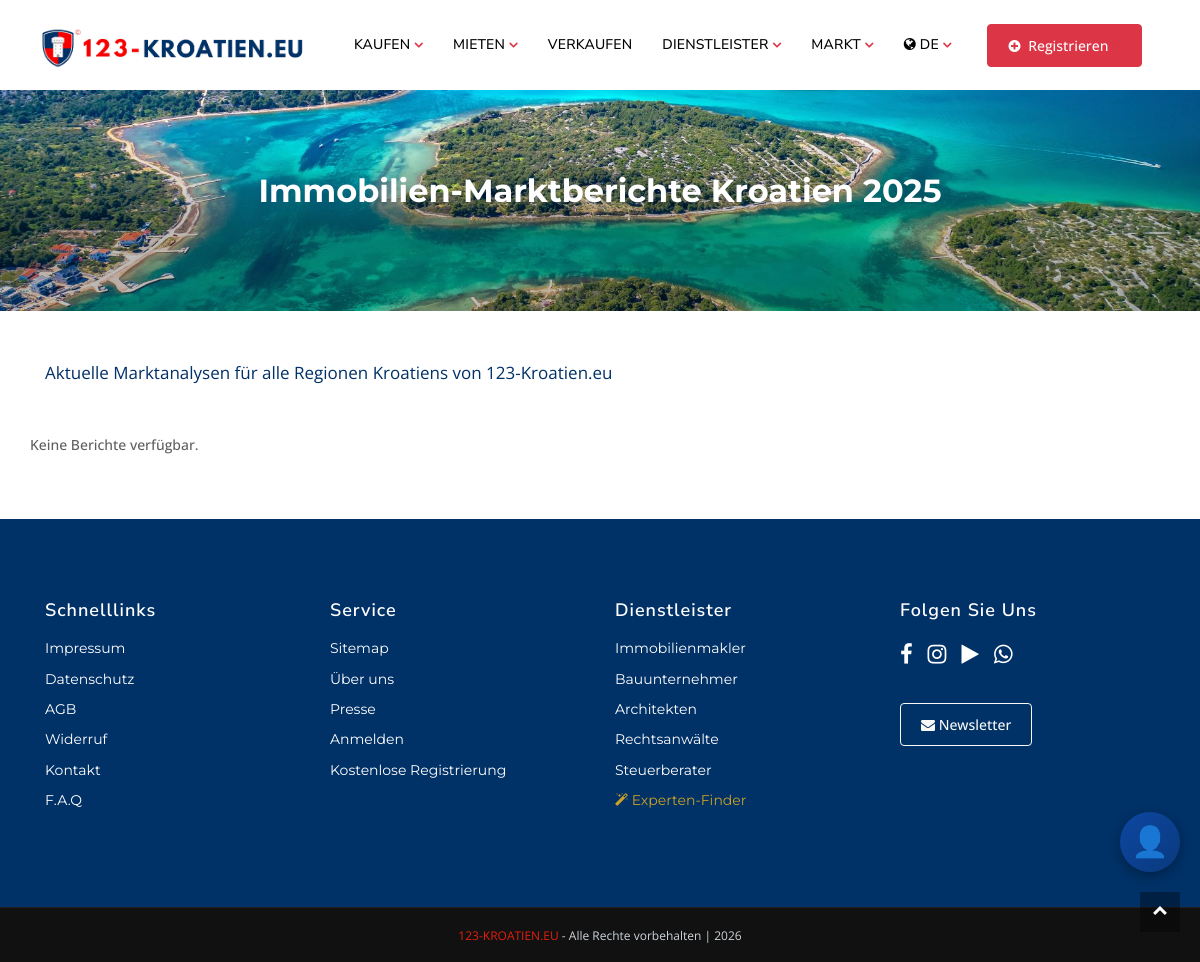
The app's page /ge/kroatien/marktberichte/ with its own data.
### pages/models.py (models this page shows)
class Translation(models.Model):
    PAGES = (
        ('home', 'home'),
        ('about', 'about'),
        ('listings', 'listings'),
        ('property details', 'property details'),
        ('blog', 'blog'),
        ('blog details', 'blog details'),
        ('contact', 'contact'),
        ('privacy', 'privacy'),
        ('navbar', 'navbar'),
        ('add-property', 'add-property'),
        ('profile', 'profile'),
        ('footer', 'footer'),
        ('login', 'login'),
        ('signup', 'signup'),
        ('faq', 'faq'),
        ('forget-password', 'forget-password'),
        ('reset-password', 'reset-password')
    )
    name = models.CharField(max_length=255, unique=True)
    page = models.CharField(max_length=50, choices=PAGES)
    english_content = models.TextField(blank=True)
    german_content = models.TextField(blank=True)
    french_content = models.TextField(blank=True)
    greek_content = models.TextField(blank=True)
    croatian_content = models.TextField(blank=True)
    polish_content = models.TextField(blank=True)
    czech_content = models.TextField(blank=True)
    russian_content = models.TextField(blank=True)
    swedish_content = models.TextField(blank=True)
    norway_content = models.TextField(blank=True)
    slovak_content = models.TextField(blank=True)
    dutch_content = models.TextField(blank=True)
    class Meta:
        ordering = ['name']

### main/content_views.py (the view)
# urls.py: path('kroatien/marktberichte/', content_views.market_report_list, {'country': 'kroatien'}, name='market_reports_ge'),
def market_report_list(request, country):
    lang = get_lang_from_request(request, country)
    reports = get_market_reports(lang)
    country_name = COUNTRY_NAMES.get(lang, 'kroatien')
    trans = TRANSLATIONS.get(lang, TRANSLATIONS['ge'])
    url_paths = URL_PATHS.get(lang, URL_PATHS['ge'])
    return render(request, 'main/market_report_list.html', {
        'reports': reports,
        'country_name': country_name,
        'lang': lang,
        'trans': trans,
        'url_paths': url_paths
    })

### main/content_views.py (called while the page is built)
def get_lang_from_request(request, country):
    session_lang = request.session.get('site_language')
    if session_lang:
        return session_lang
    lang = COUNTRY_TO_LANG.get(country)
    if lang:
        return lang
    return 'ge'

def get_market_reports(lang='ge'):
    base_path = os.path.dirname(os.path.abspath(__file__))
    reports_dir = os.path.join(base_path, 'market_reports_data')
    reports = []
    if not os.path.exists(reports_dir):
        return reports
    for filename in os.listdir(reports_dir):
        if filename.endswith(f'_{lang}.json'):
            filepath = os.path.join(reports_dir, filename)
            with open(filepath, 'r', encoding='utf-8') as f:
                data = json.load(f)
                reports.append(data)
    return sorted(reports, key=lambda x: x.get('region_name', ''))

### main/context_processors.py (called while the page is built)
def set_language(request):
    lang = request.session.get('site_language', 'ge')
    activate(lang)
    return {'language': lang}

### templates/main/market_report_list.html
{% extends 'include/base.html' %}
{% load static %}
{% block body %}
<div class="faqHeaderBg bg-theme-overlay">
  <section class="section__breadcrumb">
    <div class="container">
      <div class="row d-flex justify-content-center">
        <div class="col-md-8 text-center">
          <h1 class="text-white" style="font-weight: bold; font-size: 2rem">
            {{ trans.title }}
          </h1>
        </div>
      </div>
    </div>
  </section>
</div>
<section class="bg-white py-5">
  <div class="container">
    <p class="lead mb-5" style="color: #003167;">{{ trans.subtitle }}</p>
    <div class="row">
      {% for report in reports %}
      <div class="col-md-4 mb-4">
        <div class="card h-100" style="border-color: #003167;">
          <div class="card-body">
            <h5 class="card-title" style="color: #003167;">{{ report.region_name }}</h5>
            <p class="card-text text-muted">{{ trans.report_label }} {{ report.year }}</p>
            <a href="/{{ lang }}/{{ country_name }}/{{ url_paths.report }}/{{ report.region }}-{{ report.year }}/" class="btn" style="background-color: #c41e3a; color: white;">
              {{ trans.read_more }}
            </a>
          </div>
        </div>
      </div>
      {% empty %}
      <p>Keine Berichte verfügbar.</p>
      {% endfor %}
    </div>
  </div>
</section>
{% endblock %}

### templates/include/base.html (shortened to what this page needs)
<!DOCTYPE html>
{% load static %}
{% load i18n %}
<html>
<head>
    <link href="{% static 'css/styles.css' %}" rel="stylesheet" type="text/css">
    <link href="{% static 'css/custom.css' %}" rel="stylesheet" type="text/css">
    <link rel="stylesheet" href="https://cdnjs.cloudflare.com/ajax/libs/font-awesome/4.7.0/css/font-awesome.min.css">
</head>
<body>
        <nav class="navbar navbar-nav navbar-hover navbar-expand-lg navbar-soft">
            <div class="container">
                <a class="navbar-brand" href="/">
                    <img src="{% static 'images/logo-black2.png' %}" alt="logo" class="img-fluid" style="width: 270px;">
                </a>
                <div class="collapse navbar-collapse" id="main_nav99">
                    <ul class="navbar-nav mx-auto">
                        <li class="nav-item dropdown">
                            <a class="nav-link active dropdown-toggle" href="" data-toggle="dropdown">{{ nav_buy }}</a>
                        </li>
                        <li class="nav-item dropdown">
                            <a class="nav-link active dropdown-toggle" href="" data-toggle="dropdown">{{ nav_rent }}</a>
                        </li>
                        <li class="nav-item">
                            <a class="nav-link active" href="{% url 'main:owner' %}">{{ nav_sell }}</a>
                        </li>
                        <li class="nav-item dropdown">
                            <a class="nav-link active dropdown-toggle" href="#" data-toggle="dropdown">{{ nav_services }}</a>
                        </li>
                        <li class="nav-item dropdown">
                            <a class="nav-link active dropdown-toggle" href="#" data-toggle="dropdown">{{ nav_market }}</a>
                        </li>
                        <li class="nav-item dropdown">
                            <a class="nav-link dropdown-toggle" href="#" data-toggle="dropdown">
                                <i class="fa fa-globe"></i> {% if language == 'ge' %}DE{% elif language == 'en' %}EN{% elif language == 'hr' %}HR{% elif language == 'fr' %}FR{% elif language == 'pl' %}PL{% elif language == 'cz' %}CZ{% elif language == 'ru' %}RU{% elif language == 'gr' %}GR{% elif language == 'sw' %}SW{% elif language == 'no' %}NO{% elif language == 'sk' %}SK{% elif language == 'nl' %}NL{% else %}DE{% endif %}
                            </a>
                        </li>
                    </ul>
                    <ul class="navbar-nav">
                        <li class="nav-item dropdown">
                            <a href="#" class="btn btn-danger text-capitalize dropdown-toggle" data-toggle="dropdown">
                                <i class="fa fa-plus-circle mr-1"></i> {{ nav_register_service }}
                            </a>
                        </li>
                    </ul>
                </div>
            </div>
        </nav>
        {% block body %}
        {% endblock body%}
        {% include 'include/footer.html' %}
        <a href="javascript:" id="return-to-top"><i class="fa fa-chevron-up"></i></a>
        {% include "chatbot_widget.html" %}
    </body>
</html>

### templates/include/footer.html
{% load static %}
<footer>
    <div class="myFooterBg wrapper__footer">
        <div class="container">
            <div class="row">
                <div class="col-md-3">
                    <div class="widget__footer">
                        <h4 class="footer-title">{{Quick_Links}}</h4>
                        <ul class="list-unstyled footer-links">
                            <li><a href="{% url 'main:imprint' %}" class="text-white">{{Imprint}}</a></li>
                            <li><a href="{% url 'main:data-protection' %}" class="text-white">{{PrivacyPolicy}}</a></li>
                            <li><a href="{% url 'main:agb' %}" class="text-white">{{TermsConditions}}</a></li>
                            <li><a href="{% url 'main:cancellation-policy' %}" class="text-white">{{Withdrawal}}</a></li>
                            <li><a href="{% url 'main:contact' %}" class="text-white">{{Contact}}</a></li>
                            <li><a href="{% url 'main:faq' %}" class="text-white">{{nav_faq}}</a></li>
                        </ul>
                    </div>
                </div>
                <div class="col-md-3">
                    <div class="widget__footer">
                        <h4 class="footer-title">{{Service}}</h4>
                        <ul class="list-unstyled footer-links">
                            <li><a href="#" class="text-white">{{Sitemap}}</a></li>
                            <li><a href="{% url 'main:about' %}" class="text-white">{{ nav_about }}</a></li>
                            <li><a href="{% url 'main:blog-single-1' %}" class="text-white">{{Press}}</a></li>
                            {% if user.is_authenticated %}
                            <li><a href="#" class="text-white"><i class="fa fa-user"></i> {{ user.username }}</a></li>
                            {% if user.is_authenticated %}
                            {% if user.professional.professional_type == 'real_estate_agent' or user.professional.professional_type == 'construction_company' %}<li><a href="{% url 'main:makler_dashboard' %}" class="text-white"><i class="fa fa-building"></i> Makler-Portal</a></li>{% elif user.professional %}<li><a href="{% url 'professional_portal:dashboard' %}" class="text-white"><i class="fa fa-briefcase"></i> Mein Portal</a></li>{% endif %}
                            {% endif %}
                            <li><a href="{% url 'account:logout' %}" class="text-white">{{ nav_logout }}</a></li>
                            {% else %}
                            <li><a href="{% url 'account:login' %}" class="text-white">{{Login}}</a></li>
                            <li><a href="{% url 'account:signup' %}" class="text-white">{{FreeRegistration}}</a></li>
                            {% endif %}
                        </ul>
                    </div>
                </div>
                <div class="col-md-3">
                    <div class="widget__footer">
                        <h4 class="footer-title">{{footer_services}}</h4>
                        <ul class="list-unstyled footer-links">
                            <li><a href="/{{ language }}/{{ country_name }}/{{ url_realtor }}/" class="text-white">{{dropdown_realtor}}</a></li>
                            <li><a href="/{{ language }}/{{ country_name }}/{{ url_contractor }}/" class="text-white">{{dropdown_contractor}}</a></li>
                            <li><a href="/{{ language }}/{{ country_name }}/{{ url_architect }}/" class="text-white">{{dropdown_architect}}</a></li>
                            <li><a href="/{{ language }}/{{ country_name }}/{{ url_lawyer }}/" class="text-white">{{dropdown_lawyer}}</a></li>
                            <li><a href="/{{ language }}/{{ country_name }}/{{ url_tax_advisor }}/" class="text-white">{{dropdown_tax_advisor}}</a></li>
                            <li><a href="/{{ language }}/{{ url_experten_finder }}/" class="text-white" style="color:#c9a227 !important;"><i class="fa fa-magic"></i> {{ experten_finder_label }}</a></li>
                        </ul>
                    </div>
                </div>
                <div class="col-md-3">
                    <div class="widget__footer">
                        <h4 class="footer-title">{{follow_us}}</h4>
                        <div class="social-icons-row">
                            <a href="https://facebook.com" target="_blank"><i class="fa fa-facebook"></i></a>
                            <a href="https://instagram.com" target="_blank"><i class="fa fa-instagram"></i></a>
                            <a href="https://tiktok.com" target="_blank"><i class="fa fa-play"></i></a>
                            <a href="https://whatsapp.com" target="_blank"><i class="fa fa-whatsapp"></i></a>
                        </div>
                        <a href="{% url 'main:contact' %}?newsletter=1" class="btn btn-outline-light btn-sm mt-3">
                            <i class="fa fa-envelope"></i> {{newsletter}}
                        </a>
                    </div>
                </div>
            </div>
        </div>
    </div>
    <div class="bg__footer-bottom-v1">
        <div class="container">
            <div class="row" align="center">
                <div class="col-md-12">
                    <span><a href="#" class="comCopy" style="color: #E41F0E;">123-Kroatien.eu</a> - {{all_rights_reserved}} | 2026</span>
                </div>
            </div>
        </div>
    </div>
</footer>

### static/css/custom.css (style rules this page uses)
.comCopy { color: #fff; text-decoration: none; }
.myFooterBg { background-color: #003167; }
.faqHeaderBg { background-image: url("../images/about.jpg"); }
.bg-theme-overlay { width: 100%; background-position: center 50%; -webkit-background-size: cover; -moz-background-size: cover; -o-background-size: cover; -moz-background-size: cover; background-size: cover; position: relative; }
.navbar, .navbar-nav, .nav-link, .dropdown-menu { font-family: "Montserrat", sans-serif !important; }
.navbar-nav { align-items: flex-end !important; }
.navbar { align-items: flex-end !important; }
.nav-link { font-weight: 500 !important; font-size: 14px !important; }
body, html { font-family: "Montserrat", sans-serif !important; }
.fa, .fa::before, i.fa, i.fa::before, .fa-globe, .fa-caret-down, .fa-user, .fa-facebook, .fa-instagram, .fa-youtube, .fa-whatsapp, .fa-envelope, .fa-magic, [class^="fa-"], [class*=" fa-"] { font-family: FontAwesome !important; font-weight: normal !important; font-style: normal !important; }
.social-icons-row { display: flex; gap: 15px; margin-bottom: 15px; }
.social-icons-row a { color: #fff; font-size: 22px; transition: all 0.3s ease; }
.footer-links li { margin-bottom: 8px; }
.footer-links a { font-size: 14px; }
body { font-family: 'Montserrat', -apple-system, BlinkMacSystemFont, 'Segoe UI', Roboto, Helvetica, Arial, sans-serif !important; font-weight: 400; font-size: 15px; line-height: 1.6; color: #5f5f5f; -webkit-font-smoothing: antialiased; }
h1, h2, h3, h4, h5, h6 { font-family: 'Montserrat', -apple-system, BlinkMacSystemFont, 'Segoe UI', Roboto, Helvetica, Arial, sans-serif !important; color: #2d2d2d; font-weight: 600; line-height: 1.3; margin-bottom: 0.6em; }
h1 { font-size: 32px; }
h4 { font-size: 18px; }
p { color: #5f5f5f; font-size: 14px; line-height: 1.6; margin-bottom: 1em; }
.navbar-nav .nav-link { font-family: 'Nunito Sans', -apple-system, sans-serif !important; font-family: 'Nunito Sans', -apple-system, sans-serif !important; font-size: 14px !important; font-weight: 500 !important; color: #000000 !important; letter-spacing: 0.2px; }
.btn { font-size: 14px; font-weight: 500; border-radius: 4px; padding: 10px 20px; }
.lead { font-size: 17px; font-weight: 400; color: #5f5f5f; }
a { color: #003167; }
.footer-title { font-family: 'Nunito Sans', sans-serif !important; font-size: 13px; font-weight: 600; text-transform: uppercase; letter-spacing: 1px; }
.fa:before { font-family: FontAwesome !important; }

### records on screen
Translation: german_content "KAUFEN"
Translation: german_content "MIETEN"
Translation: german_content "VERKAUFEN"
Translation: german_content "DIENSTLEISTER"
Translation: german_content "MARKT"
Translation: german_content "Registrieren"
Translation: german_content "Schnelllinks"
Translation: german_content "Impressum"
Translation: german_content "Datenschutz"
Translation: german_content "AGB"
Translation: german_content "Widerruf"
Translation: german_content "Kontakt"
Translation: german_content "F.A.Q"
Translation: german_content "Service"
Translation: german_content "Sitemap"
Translation: german_content "Über uns"
Translation: german_content "Presse"
Translation: german_content "Anmelden"
Translation: german_content "Kostenlose Registrierung"
Translation: german_content "Dienstleister"
Translation: german_content "Immobilienmakler"
Translation: german_content "Bauunternehmer"
Translation: german_content "Architekten"
Translation: german_content "Rechtsanwälte"
Translation: german_content "Steuerberater"
Translation: german_content "Folgen Sie Uns"
Translation: german_content "Newsletter"
Translation: german_content "Alle Rechte vorbehalten"

### other values on screen
{{ trans.title }} "Immobilien-Marktberichte Kroatien 2025"
{{ trans.subtitle }} "Aktuelle Marktanalysen für alle Regionen Kroatiens von 123-Kroatien.eu"
{{ experten_finder_label }} "Experten-Finder"
